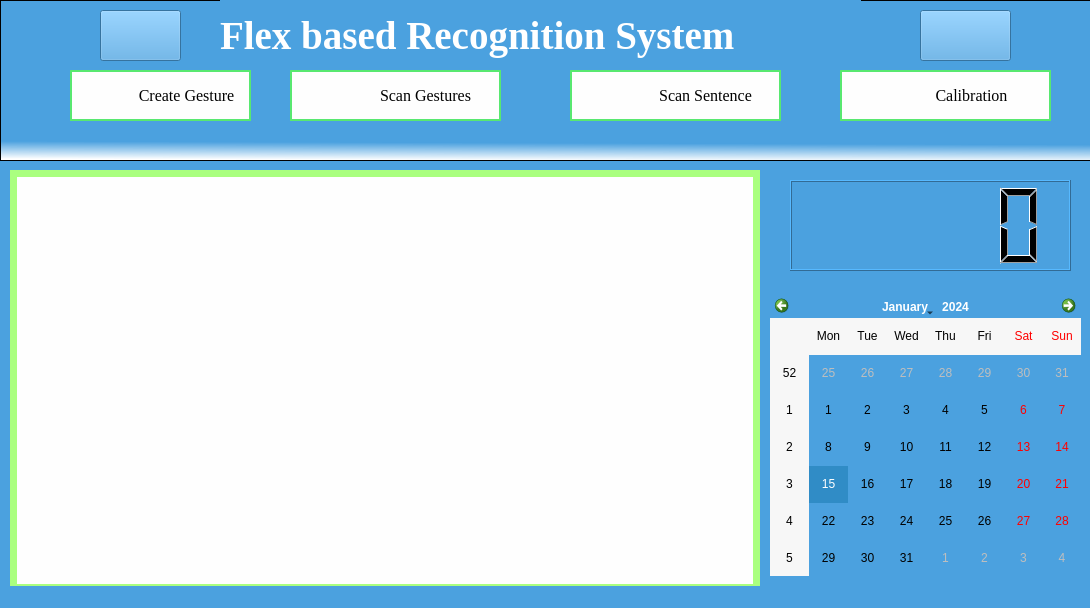
<?xml version="1.0" encoding="UTF-8"?>
<ui version="4.0">
 <class>MainWindow</class>
 <widget class="QMainWindow" name="MainWindow">
  <property name="geometry">
   <rect>
    <x>0</x>
    <y>0</y>
    <width>1090</width>
    <height>608</height>
   </rect>
  </property>
  <property name="windowTitle">
   <string>MainWindow</string>
  </property>
  <property name="styleSheet">
   <string notr="true">background-color:rgba(75, 161, 223, 255)</string>
  </property>
  <widget class="QWidget" name="centralwidget">
   <widget class="QGraphicsView" name="graphicsView_2">
    <property name="geometry">
     <rect>
      <x>0</x>
      <y>0</y>
      <width>1091</width>
      <height>161</height>
     </rect>
    </property>
    <property name="toolTip">
     <string>&lt;html&gt;&lt;head/&gt;&lt;body&gt;&lt;p&gt;&lt;br/&gt;&lt;/p&gt;&lt;/body&gt;&lt;/html&gt;</string>
    </property>
    <property name="styleSheet">
     <string notr="true">background-color: qlineargradient(spread:pad, x1:0.543136, y1:0.074, x2:0.52, y2:1, stop:0.880682 rgba(75, 161, 223, 255), stop:1 rgba(255, 255, 255, 255));
</string>
    </property>
   </widget>
   <widget class="QLabel" name="label">
    <property name="geometry">
     <rect>
      <x>220</x>
      <y>0</y>
      <width>641</width>
      <height>71</height>
     </rect>
    </property>
    <property name="font">
     <font>
      <family>Times New Roman</family>
      <pointsize>29</pointsize>
      <weight>75</weight>
      <bold>true</bold>
     </font>
    </property>
    <property name="styleSheet">
     <string notr="true">color:white;</string>
    </property>
    <property name="text">
     <string>Flex based Recognition System</string>
    </property>
   </widget>
   <widget class="QPushButton" name="create">
    <property name="geometry">
     <rect>
      <x>70</x>
      <y>70</y>
      <width>181</width>
      <height>51</height>
     </rect>
    </property>
    <property name="font">
     <font>
      <family>TImes New Roman</family>
      <pointsize>12</pointsize>
      <weight>50</weight>
      <italic>false</italic>
      <bold>false</bold>
     </font>
    </property>
    <property name="layoutDirection">
     <enum>Qt::RightToLeft</enum>
    </property>
    <property name="styleSheet">
     <string notr="true">QPushButton#create{
padding-left:-40px;
color:black;
background-color:#fefefe;
border: 2px solid #58e870; border-radius:30px;
font: 12pt &quot;TImes New Roman&quot;;
background-image:url(&quot;icons/create.png&quot;);
background-repeat:none;
}
QPushButton#create:hover
{
   background-color:lightgreen;
	color:white;
}</string>
    </property>
    <property name="text">
     <string>   Create Gesture</string>
    </property>
   </widget>
   <widget class="QPushButton" name="scan_sen">
    <property name="geometry">
     <rect>
      <x>570</x>
      <y>70</y>
      <width>211</width>
      <height>51</height>
     </rect>
    </property>
    <property name="font">
     <font>
      <family>TImes New Roman</family>
      <pointsize>12</pointsize>
      <weight>50</weight>
      <italic>false</italic>
      <bold>false</bold>
     </font>
    </property>
    <property name="styleSheet">
     <string notr="true">QPushButton#scan_sen{
padding-left:-40px;
color:black;
background-color:#fefefe;
border: 2px solid #58e870; border-radius:30px;
font: 12pt &quot;TImes New Roman&quot;;
background-image:url(&quot;icons/sent.png&quot;);
background-repeat:none;
}
QPushButton#scan_sen:hover
{
   background-color:lightgreen;
	color:white;
}</string>
    </property>
    <property name="text">
     <string>                          Scan Sentence </string>
    </property>
   </widget>
   <widget class="QPushButton" name="scan_sinlge">
    <property name="geometry">
     <rect>
      <x>290</x>
      <y>70</y>
      <width>211</width>
      <height>51</height>
     </rect>
    </property>
    <property name="font">
     <font>
      <family>TImes New Roman</family>
      <pointsize>12</pointsize>
      <weight>50</weight>
      <italic>false</italic>
      <bold>false</bold>
     </font>
    </property>
    <property name="layoutDirection">
     <enum>Qt::LeftToRight</enum>
    </property>
    <property name="autoFillBackground">
     <bool>false</bool>
    </property>
    <property name="styleSheet">
     <string notr="true">QPushButton#scan_sinlge{
padding-left:-40px;
color:black;
background-color:#fefefe;
border: 2px solid #58e870; border-radius:30px;
font: 12pt &quot;TImes New Roman&quot;;
background-image:url(&quot;icons/scan.png&quot;);
background-repeat:none;
}
QPushButton#scan_sinlge:hover
{
   background-color:lightgreen;
	color:white;
}</string>
    </property>
    <property name="text">
     <string>                         Scan Gestures</string>
    </property>
   </widget>
   <widget class="QPushButton" name="exp2">
    <property name="geometry">
     <rect>
      <x>840</x>
      <y>70</y>
      <width>211</width>
      <height>51</height>
     </rect>
    </property>
    <property name="font">
     <font>
      <family>TImes New Roman</family>
      <pointsize>12</pointsize>
      <weight>50</weight>
      <italic>false</italic>
      <bold>false</bold>
     </font>
    </property>
    <property name="styleSheet">
     <string notr="true">QPushButton#exp2{
padding-left:-40px;
color:black;
background-color:#fefefe;
border: 2px solid #58e870; border-radius:30px;
font: 12pt &quot;TImes New Roman&quot;;
background-image:url(&quot;icons/export.png&quot;);
background-repeat:none;
}
QPushButton#exp2:hover
{
   background-color:lightgreen;
	color:white;
}</string>
    </property>
    <property name="text">
     <string>                       Calibration</string>
    </property>
    <property name="checkable">
     <bool>false</bool>
    </property>
    <property name="autoRepeat">
     <bool>false</bool>
    </property>
    <property name="autoExclusive">
     <bool>false</bool>
    </property>
    <property name="autoDefault">
     <bool>false</bool>
    </property>
    <property name="default">
     <bool>false</bool>
    </property>
    <property name="flat">
     <bool>false</bool>
    </property>
   </widget>
   <widget class="QPushButton" name="exit_button">
    <property name="geometry">
     <rect>
      <x>920</x>
      <y>10</y>
      <width>91</width>
      <height>51</height>
     </rect>
    </property>
    <property name="styleSheet">
     <string notr="true">QPushButton#exit_button{
background-image:url(&quot;icons/exit.png&quot;);
background-repeat:no-repeat;
background-size:100% 100%;
}</string>
    </property>
    <property name="text">
     <string/>
    </property>
   </widget>
   <widget class="QLabel" name="label_2">
    <property name="geometry">
     <rect>
      <x>10</x>
      <y>170</y>
      <width>750</width>
      <height>421</height>
     </rect>
    </property>
    <property name="styleSheet">
     <string notr="true">background-color:#fefefe;
border-style:solid;
border-width:medium;
border-color:rgb(170, 255, 127)</string>
    </property>
    <property name="text">
     <string/>
    </property>
   </widget>
   <widget class="QCalendarWidget" name="calendarWidget">
    <property name="geometry">
     <rect>
      <x>770</x>
      <y>295</y>
      <width>311</width>
      <height>281</height>
     </rect>
    </property>
   </widget>
   <widget class="QLCDNumber" name="lcdNumber">
    <property name="geometry">
     <rect>
      <x>790</x>
      <y>180</y>
      <width>281</width>
      <height>91</height>
     </rect>
    </property>
   </widget>
   <widget class="QPushButton" name="transfer">
    <property name="geometry">
     <rect>
      <x>100</x>
      <y>10</y>
      <width>81</width>
      <height>51</height>
     </rect>
    </property>
    <property name="styleSheet">
     <string notr="true">QPushButton#transfer{
background-image:url(&quot;icons/gesture.png&quot;);
background-repeat:no-repeat;
background-size:100% 100%;
}</string>
    </property>
    <property name="text">
     <string/>
    </property>
   </widget>
  </widget>
  <widget class="QStatusBar" name="statusbar"/>
 </widget>
 <resources/>
 <connections/>
</ui>
